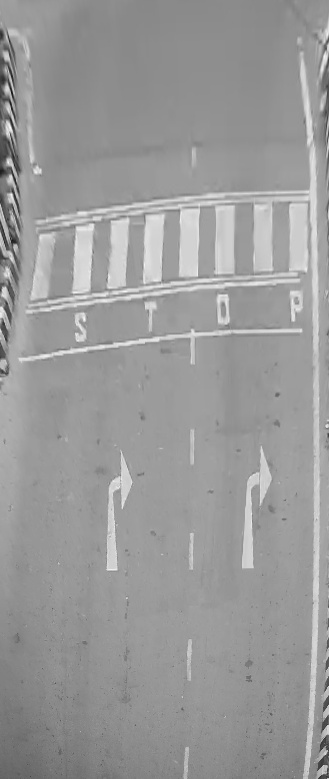
//> input picture Subtask2/bg.jpg, 329 x 779 px
$ ./final_task2 bg.jpg   (built with g++ and OpenCV 4)
//> lines starting //> are read from the running program, lines starting //| are printed output that depends on the picture
#include <iostream>
#include <opencv2/core.hpp>
#include <opencv2/highgui.hpp>
#include <opencv2/imgproc.hpp>
#include <opencv2/videoio.hpp>
#include <opencv2/video.hpp>
#include "opencv2/opencv.hpp"
#include<string>
#include<algorithm>
#include <opencv2/plot.hpp>
#include <fstream>

using namespace cv;
using namespace std;
Mat imgFrame,imgFrame2;

vector<Point2f> corners1, corners2;
Mat plot_result, plot_result2;
void perspective();

//// ---------------SubTask 1 -------------------////
Mat perspective(Mat gray_image ){

    corners1.push_back(Point2f(967,205));
    corners1.push_back(Point2f(241,1066));
    corners1.push_back(Point2f(1612,1059));
    corners1.push_back(Point2f(1283,208));

    // Four corners in destination image.
    corners2.push_back(Point2f(472,52));
    corners2.push_back(Point2f(472,830));
    corners2.push_back(Point2f(800,830));
    corners2.push_back(Point2f(800,52));

    // Calculate Homography
    Mat H = findHomography(corners1, corners2);
    Mat p;
    // Warp source image to destination based on homography
    warpPerspective(gray_image, p, H, {1280,875});
    return p;
}

Mat crop(Mat im_src){
    Mat gray_image;
	cvtColor( im_src, gray_image, COLOR_BGR2GRAY );
    Mat img1_warp = perspective(gray_image);
    //gray_image = im_src;
    Mat croppedImage = img1_warp(Rect(472,52,329,779));
    // GaussianBlur(croppedImage,croppedImage,Size(21,21), 0);
    return croppedImage;
}
//// ---------------SubTask 1 -------------------////


int main( int argc, char** argv)
{
    // Reading Empty BackGround Image //
    Mat bg = imread("bg.jpg");
//> bg is the input picture: 779 rows x 329 cols, CV_8UC3; min 21, max 252, mean 153.6
    cvtColor( bg, bg, COLOR_BGR2GRAY );
//> bg: 779 rows x 329 cols, CV_8UC1
    GaussianBlur(bg,bg,Size(21,21), 0);
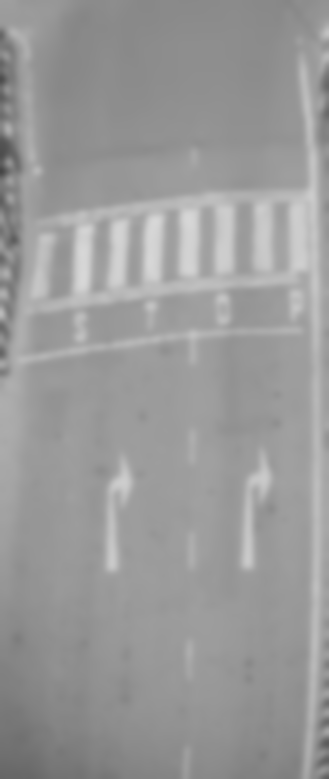
//> bg: 779 rows x 329 cols, CV_8UC1; min 69, max 215, mean 153.6

    // Taking videofile Input//
    VideoCapture capture(argv[1]);
    if (!capture.isOpened()){
        //error in opening the video input
        cerr << "Unable to open file!" << endl;
        return 0;
    }
    // first image frame for the optical flow
    Mat frame1, prvs;
    capture >> frame1;
    prvs = crop(frame1);
//> in perspective, `warpPerspective(gray_image, p, H, {1280,875});`:
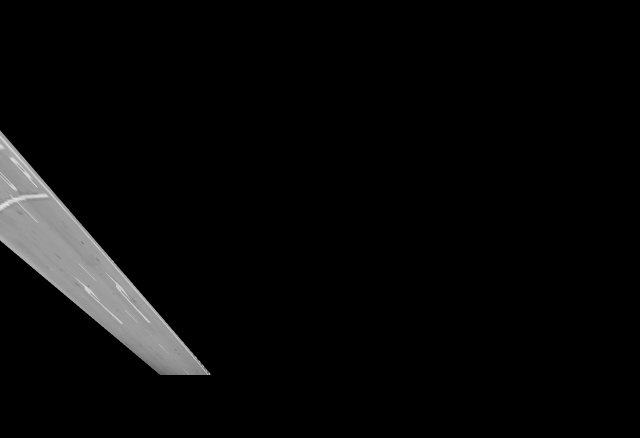
//> p: 875 rows x 1280 cols, CV_8UC1 (shown at 1/2 size); min 0, max 234, mean 8.5
//> in crop, `Mat croppedImage = img1_warp(Rect(472,52,329,779));`: croppedImage: 779 rows x 329 cols, CV_8UC1; every value is 0

    //Ploting variables
    int frame = 0 ;
    double time=0;
    vector<int> x_axis;
    vector<double> y_axis_q,y_axis_d;

    // Output File
    ofstream myfile;
    myfile.open ("out.txt");

    while(true){
        Mat frame2, next;
        capture >> frame2;

        // Calculating at 5 Frames per second
        frame +=1;
        if (frame%3 !=1){continue;}


        // frame2=(frame2+prev1+prev2)/3;


        if (frame2.empty())
            break;
        next = crop(frame2);
        namedWindow("Gray Video",0);
        imshow("Gray Video",next);

        // Dynamic Density--------------------------------------------------------

        // Optical flow
        Mat flow(prvs.size(), CV_32FC2);
        calcOpticalFlowFarneback(prvs, next, flow, 0.5, 3, 15, 3, 5, 1.2, 0);

        // Convert the inmage from cartesian to polar coordinates so that the magnitude of the motion
        // of individual pixel can be determined
        Mat flow_parts[2];
        split(flow, flow_parts);
        Mat magnitude, angle, magn_norm;
        cartToPolar(flow_parts[0], flow_parts[1], magnitude, angle, true);
        normalize(magnitude, magn_norm, 0.0f, 1.0f, NORM_MINMAX);
        angle *= ((1.f / 360.f) * (180.f / 255.f));

        // Convert the polar image into hsv image
        Mat _hsv[3], hsv, hsv8, bgr;
        _hsv[0] = angle;
        _hsv[1] = Mat::ones(angle.size(), CV_32F);
        _hsv[2] = magn_norm;
        merge(_hsv, 3, hsv);
        hsv.convertTo(hsv8, CV_8U, 255.0);

        cvtColor(hsv8, bgr, COLOR_HSV2BGR);
        cvtColor(bgr,bgr,COLOR_BGR2GRAY);
        Mat thresh,dilated;
        //adaptiveThreshold(bgr,thresh,255,ADAPTIVE_THRESH_GAUSSIAN_C,THRESH_BINARY_INV,11,10);
        // To reduce and handle noise in the image
        threshold( bgr, thresh,10,255,0);
        dilate(thresh,dilated,0,Point(-1,-1),3);

        //cout << dilated.total();

        double Ddensity = countNonZero(dilated)/(double)dilated.total();
//> Ddensity = 0

        // Queue Density-------------------------------------------------------------

        //Applying Gaussion blur to smoothen the image
        GaussianBlur(next,imgFrame,Size(21,21), 0);
        // Substracting the two image
        absdiff(bg,imgFrame,imgFrame2);

        Mat thresh1,dilated1;
        // To reduce and handle noise in the image
        threshold( imgFrame2, thresh1, 30, 255, 0);
//> thresh1: 779 rows x 329 cols, CV_8UC1; every value is 255
        dilate(thresh1,dilated1, 0, Point(-1,-1),2);
    ;

        double Qdensity = countNonZero(dilated1)/(double)dilated1.total();
//> Qdensity = 1

        //-----------------------------------------------------------------------------


        x_axis.push_back(time);
        y_axis_q.push_back(Qdensity);
//> y_axis_q = [1]
        y_axis_d.push_back(Ddensity);
//> y_axis_d = [0]

        // Applying rolling statistics to handle the noise
        int i = y_axis_d.size() -1;
//> i = 0
        float s = 0;
        if(y_axis_d.size()>3){
        for(int j = 0;j<3;j++){
            s += y_axis_d[i-j];
        }}

        Ddensity=s/(float)3;

        myfile<<frame<<","<<time<<","<<Qdensity<<","<<Ddensity<<endl;
        cout<<frame<<" , "<<Qdensity<<" , "<<Ddensity<<endl;
//| 1 , 1 , 0


        // Ploting the live curve
        Mat x(x_axis,true);
        Mat y_q(y_axis_q,true);
//> y_q = [1]
        Mat y_d(y_axis_d,true);
//> y_d = [0]
        x.convertTo(x, CV_64F);

        Ptr<plot::Plot2d> plot = plot::Plot2d::create(x,y_q);
        plot->setShowText(true);
        plot->setInvertOrientation(true);
        plot->setShowGrid(false);
        plot->render(plot_result);
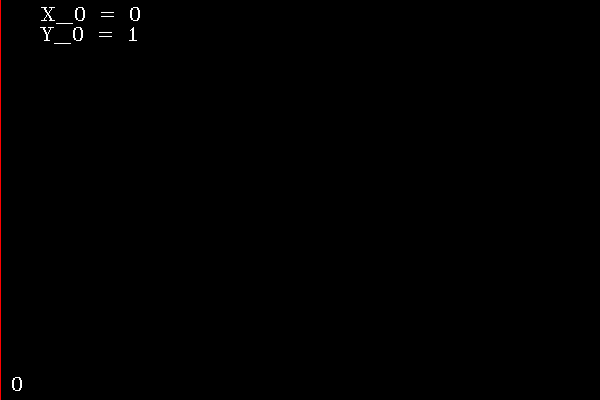
//> plot_result: 400 rows x 600 cols, CV_8UC3; mean B, G, R 0.5, 0.5, 0.9
        plot->setMaxX(400);
        plot->setMaxY(0.8);
        plot->setPlotLineColor(Scalar(0,0,255));

        Ptr<plot::Plot2d> plot2 = plot::Plot2d::create(x,y_d);
        plot2->setShowText(true);
        plot2->setInvertOrientation(true);
        plot2->setShowGrid(false);
        plot2->render(plot_result2);
        plot2->setMaxX(400);
        plot2->setMaxY(0.8);
        plot2->setPlotLineColor(Scalar(0,255,0));


        imshow("Graph_Queue", plot_result);
        imshow("Graph_Dynamic", plot_result2);
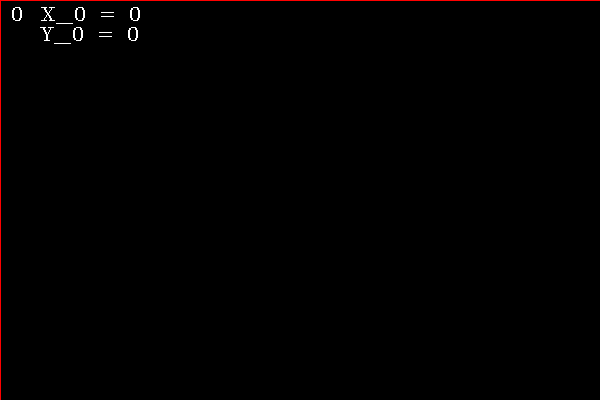
//> window 'Graph_Dynamic': 400 rows x 600 cols, CV_8UC3; mean B, G, R 0.5, 0.5, 1.6
        waitKey(30);
        prvs = next;
        time += 0.2;
    }
    myfile.close();
}
